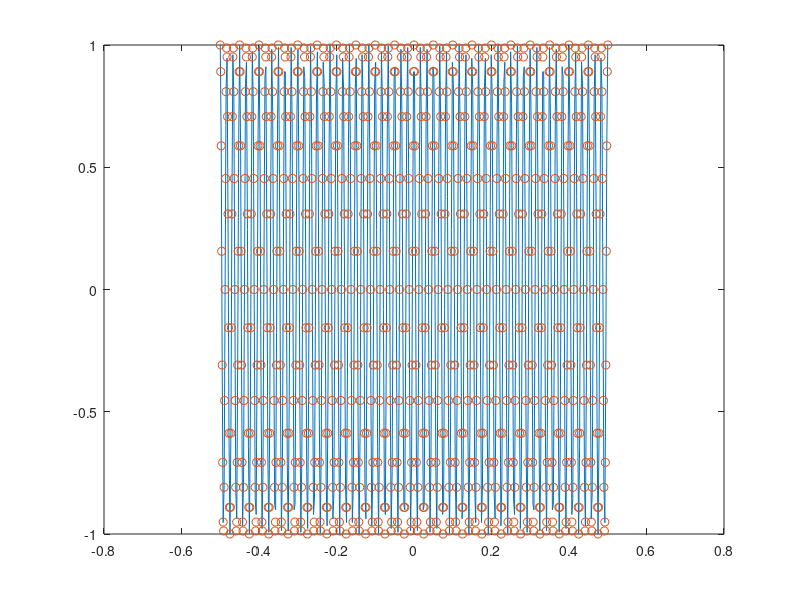

The MATLAB source for this figure:
close all
clear all
clc
f=60;
tmin=-0.5;
tmax=0.5;
t=linspace(tmin,tmax,400);
x= cos(2*pi*f*t);
plot(t,x)

T=1/800;
nmin=ceil(tmin/T);
nmax=floor(tmax/T);
n=nmin:nmax;
x1=cos(2*pi*f*n*T);
hold on
plot(n*T,x1,'o');
hold off
